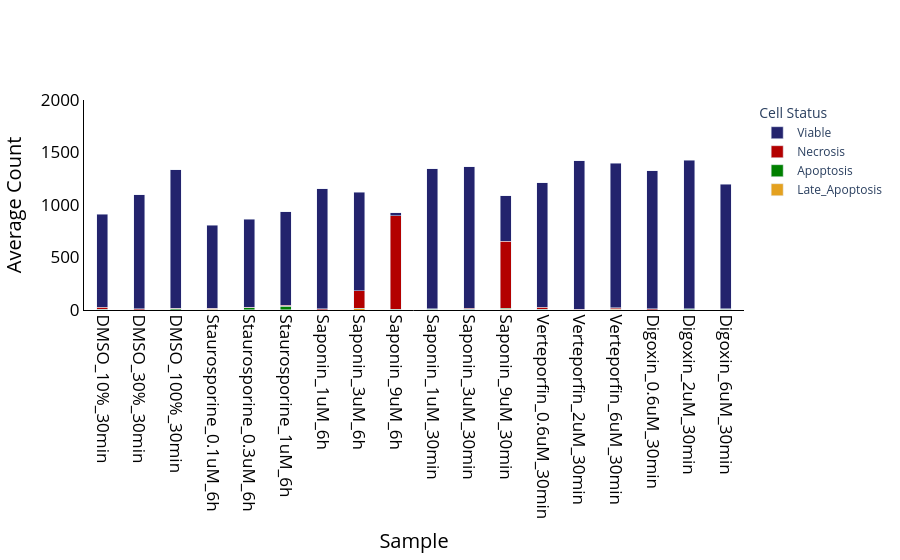

Here is the notebook cell this chart was saved with:
### Code cell
ctx.cytotox_count_stacked_bar(
    df_30min,
    cytotox_column="cytotox_group",
    sample_column="Plate format",
    combine_duplicates=True
)

### Figure 1 — Plotly figure (JSON) as saved in the notebook; plotly's stock layout.template omitted (floating-point values rounded to 4 significant figures)
{"data": [{"hovertemplate": "<b>%{text}</b><br>Count: %{y}<extra></extra>", "marker": {"color": "#e4a11f"}, "name": "Late_Apoptosis", "type": "bar", "width": 0.3, "x": ["DMSO_10%_30min", "DMSO_30%_30min", "DMSO_100%_30min", "Staurosporine_0.1uM_6h", "Staurosporine_0.3uM_6h", "Staurosporine_1uM_6h", "Saponin_1uM_6h", "Saponin_3uM_6h", "Saponin_9uM_6h", "Saponin_1uM_30min", "Saponin_3uM_30min", "Saponin_9uM_30min", "Verteporfin_0.6uM_30min", "Verteporfin_2uM_30min", "Verteporfin_6uM_30min", "Digoxin_0.6uM_30min", "Digoxin_2uM_30min", "Digoxin_6uM_30min"], "y": [1.5, 0.5, 3.5, 5.5, 3.5, 2.5, 1.0, 10.0, 2.5, 1.5, 1.0, 7.5, 2.0, 0.5, 5.5, 1.0, 0.0, 1.0]}, {"hovertemplate": "<b>%{text}</b><br>Count: %{y}<extra></extra>", "marker": {"color": "green"}, "name": "Apoptosis", "type": "bar", "width": 0.3, "x": ["DMSO_10%_30min", "DMSO_30%_30min", "DMSO_100%_30min", "Staurosporine_0.1uM_6h", "Staurosporine_0.3uM_6h", "Staurosporine_1uM_6h", "Saponin_1uM_6h", "Saponin_3uM_6h", "Saponin_9uM_6h", "Saponin_1uM_30min", "Saponin_3uM_30min", "Saponin_9uM_30min", "Verteporfin_0.6uM_30min", "Verteporfin_2uM_30min", "Verteporfin_6uM_30min", "Digoxin_0.6uM_30min", "Digoxin_2uM_30min", "Digoxin_6uM_30min"], "y": [8.0, 4.0, 7.5, 8.5, 18.5, 33.5, 1.5, 7.5, 3.0, 4.0, 8.5, 11.0, 6.0, 4.0, 8.5, 3.5, 7.5, 7.5]}, {"hovertemplate": "<b>%{text}</b><br>Count: %{y}<extra></extra>", "marker": {"color": "#b30000"}, "name": "Necrosis", "type": "bar", "width": 0.3, "x": ["DMSO_10%_30min", "DMSO_30%_30min", "DMSO_100%_30min", "Staurosporine_0.1uM_6h", "Staurosporine_0.3uM_6h", "Staurosporine_1uM_6h", "Saponin_1uM_6h", "Saponin_3uM_6h", "Saponin_9uM_6h", "Saponin_1uM_30min", "Saponin_3uM_30min", "Saponin_9uM_30min", "Verteporfin_0.6uM_30min", "Verteporfin_2uM_30min", "Verteporfin_6uM_30min", "Digoxin_0.6uM_30min", "Digoxin_2uM_30min", "Digoxin_6uM_30min"], "y": [18.0, 8.5, 4.5, 4.0, 4.0, 7.5, 9.5, 164.0, 894.0, 6.0, 6.5, 637.5, 16.0, 4.5, 8.0, 7.0, 5.0, 3.0]}, {"hovertemplate": "<b>%{text}</b><br>Count: %{y}<extra></extra>", "marker": {"color": "#23236d"}, "name": "Viable", "type": "bar", "width": 0.3, "x": ["DMSO_10%_30min", "DMSO_30%_30min", "DMSO_100%_30min", "Staurosporine_0.1uM_6h", "Staurosporine_0.3uM_6h", "Staurosporine_1uM_6h", "Saponin_1uM_6h", "Saponin_3uM_6h", "Saponin_9uM_6h", "Saponin_1uM_30min", "Saponin_3uM_30min", "Saponin_9uM_30min", "Verteporfin_0.6uM_30min", "Verteporfin_2uM_30min", "Verteporfin_6uM_30min", "Digoxin_0.6uM_30min", "Digoxin_2uM_30min", "Digoxin_6uM_30min"], "y": [884.0, 1083.0, 1322.0, 787.0, 840.5, 890.5, 1142.0, 938.0, 25.5, 1332.0, 1346.0, 430.5, 1190.0, 1413.0, 1376.0, 1313.0, 1414.0, 1186.0]}], "layout": {"barmode": "stack", "legend": {"title": {"text": "Cell Status"}}, "paper_bgcolor": "white", "plot_bgcolor": "white", "xaxis": {"linecolor": "black", "linewidth": 1, "mirror": false, "showgrid": false, "showline": true, "tickangle": 90, "tickfont": {"color": "black", "size": 17}, "ticktext": ["DMSO_10%_30min", "DMSO_30%_30min", "DMSO_100%_30min", "Staurosporine_0.1uM_6h", "Staurosporine_0.3uM_6h", "Staurosporine_1uM_6h", "Saponin_1uM_6h", "Saponin_3uM_6h", "Saponin_9uM_6h", "Saponin_1uM_30min", "Saponin_3uM_30min", "Saponin_9uM_30min", "Verteporfin_0.6uM_30min", "Verteporfin_2uM_30min", "Verteporfin_6uM_30min", "Digoxin_0.6uM_30min", "Digoxin_2uM_30min", "Digoxin_6uM_30min"], "tickvals": ["DMSO_10%_30min", "DMSO_30%_30min", "DMSO_100%_30min", "Staurosporine_0.1uM_6h", "Staurosporine_0.3uM_6h", "Staurosporine_1uM_6h", "Saponin_1uM_6h", "Saponin_3uM_6h", "Saponin_9uM_6h", "Saponin_1uM_30min", "Saponin_3uM_30min", "Saponin_9uM_30min", "Verteporfin_0.6uM_30min", "Verteporfin_2uM_30min", "Verteporfin_6uM_30min", "Digoxin_0.6uM_30min", "Digoxin_2uM_30min", "Digoxin_6uM_30min"], "title": {"font": {"color": "black", "size": 20}, "text": "Sample"}, "type": "category", "zeroline": false}, "yaxis": {"linecolor": "black", "linewidth": 1, "mirror": false, "range": [0, 2000], "showgrid": false, "showline": true, "tickfont": {"color": "black", "size": 17}, "title": {"font": {"color": "black", "size": 20}, "text": "Average Count"}, "zeroline": false}}}
